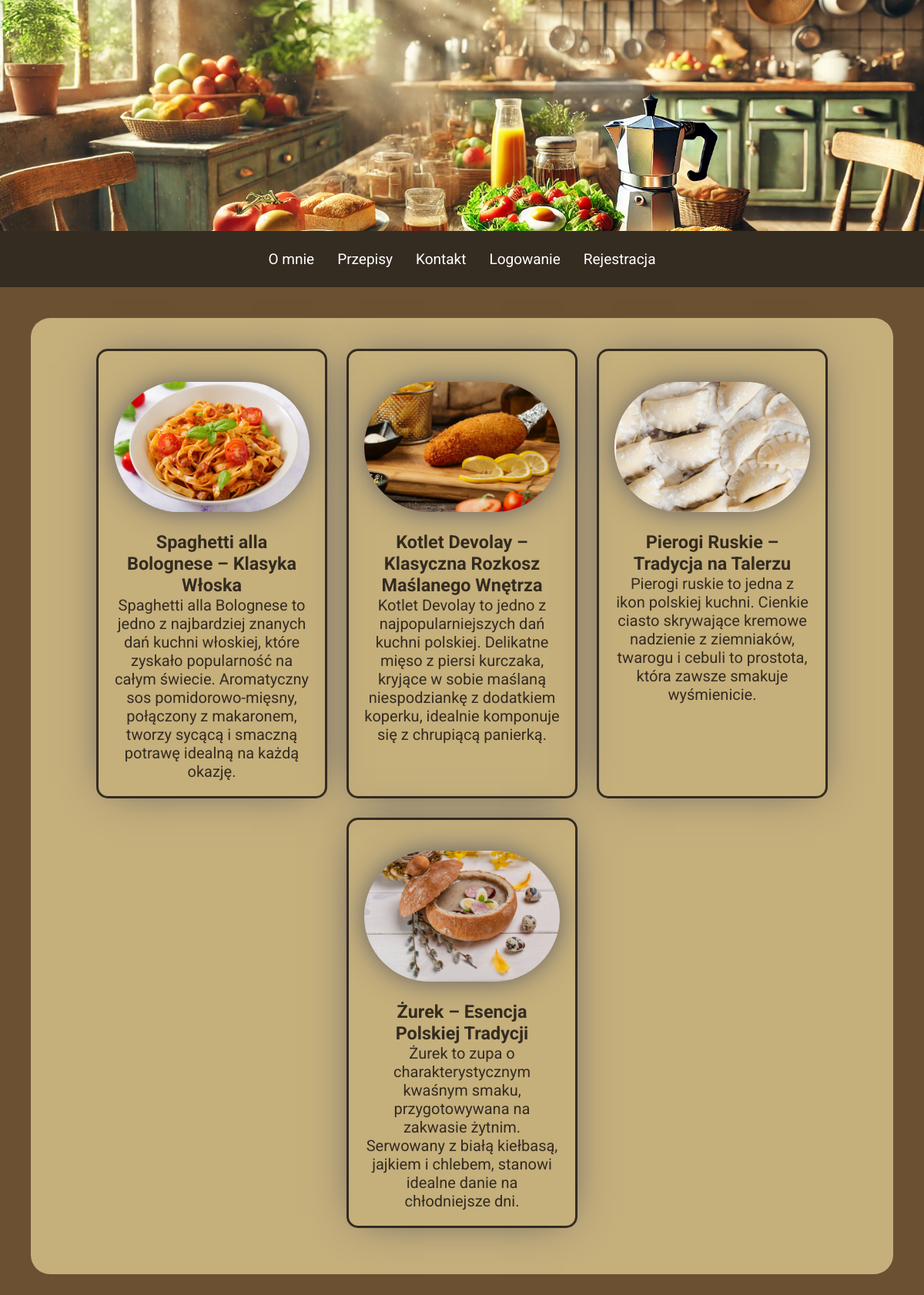
Page /all-posts on the committed database.
### blog/models.py (models this page shows, shortened)
class PostModel(models.Model):
    title = models.CharField(max_length=150, verbose_name="Tytuł:")
    author = models.ForeignKey(
        User, verbose_name=("Autor:"), on_delete=models.CASCADE)
    slug = models.SlugField(primary_key=True)
    date = models.DateField(auto_now_add=True, verbose_name="Data:")
    excerpt = models.TextField(verbose_name="skrót", validators=[
                               MinLengthValidator, MaxLengthValidator(250)])
    ingredients = models.TextField(
        validators=[MinLengthValidator(5)], verbose_name="Składniki:", null=True)
    prepare = models.TextField(
        validators=[MinLengthValidator(5)], verbose_name="Sposób przygotowania:", null=True)
    image = models.ImageField(upload_to="dishes")
    tags = models.ManyToManyField(TagModel, verbose_name=("Tag:"))
    class Meta:
        verbose_name_plural = "Posty"

### blog/views.py (the view)
# urls.py: path("all-posts", views.AllPostView.as_view(), name="all_posts"),
class AllPostView(ListView):
    model = PostModel
    context_object_name = "posts"
    template_name = "blog/all_posts.html"

### blog/templates/blog/all_posts.html (shortened to what this page needs)
{% extends "base.html" %}
{% load static %}
{% block content %}
    {% include "blog/includes/posts.html" %}
{% endblock  %}

### blog/templates/blog/includes/posts.html (shortened to what this page needs)
{% load static %}
<!DOCTYPE html>
<html lang="en">
<head>
   <link rel="stylesheet" href="{% static "blog/includes/posts.css" %}">
</head>
<body>
    <section class="posts-section">
        <div class="posts">
            {% for post in posts  %}
            <a  href="{% url "post" slug=post.slug %}" class="post" >
                <img src="{{ post.image.url }}" alt="{{post.title}}">
                <h3>{{post.title}}</h3>
                <p>{{post.excerpt}} </p>
            </a>
            {% endfor %}
        </div>
    </section>
</body>
</html>

### static/base.css (style rules this page uses)
:root { --primary-color: #EAE1B8; --secondary-color: #C5AF7B; --buttons-color: #9C7D4F; --text-color: #342B21; --second-text-color: #6C5032; --box-shadow: 0px 0px 38px -5px rgba(66, 68, 90, 1); }
* { box-sizing: border-box; margin: 0; padding: 0; font-family: "Roboto", serif; color: var(--text-color); }
body { background-color: var(--second-text-color); }
@media (min-width:400px) { html { font-size: 20px; } }

### blog/static/blog/includes/posts.css (style rules this page uses)
.posts-section { padding: 1rem 0 3rem; margin-bottom: 3rem; border-radius: 25px; background-color: var(--secondary-color); color: var(--text-color); }
.posts-section .posts { display: flex; flex-direction: column; justify-content: center; align-items: center; gap: 25px; }
.posts-section .post { display: block; width: 15rem; padding: 1rem; border: 3px solid var(--text-color); border-radius: 15px; color: var(--text-color); text-decoration: none; text-align: center; transition: .3s; -webkit-box-shadow: 0px 0px 54px -18px rgba(66, 68, 90, 1); -moz-box-shadow: 0px 0px 54px -18px rgba(66, 68, 90, 1); box-shadow: 0px 0px 54px -18px rgba(66, 68, 90, 1); }
.posts-section img { width: 80%; margin: 1rem auto; border-radius: 100px; -webkit-box-shadow: var(--box-shadow); -moz-box-shadow: var(--box-shadow); box-shadow: var(--box-shadow); }
@media (min-width:725px) { .posts-section { margin: 2rem; margin-bottom: 3rem; } }
@media (min-width:725px) { .posts-section .posts { flex-direction: row; flex-wrap: wrap; align-items: stretch; } }
@media (min-width:725px) { .posts-section img { width: 100%; margin: 1rem auto; } }

### rows in the picture
PostModel: image (picture), title "Spaghetti alla Bolognese – Klasyka Włoska", excerpt "Spaghetti alla Bolognese to jedno z najbardziej znanych dań kuchni włoskiej, które zyskało popularność na całym świecie. Aromatyczny sos pomidorowo-mięsny, połączony z makaronem, tworzy sycącą i smaczną potrawę idealną na każdą okazję."
PostModel: image (picture), title "Kotlet Devolay – Klasyczna Rozkosz Maślanego Wnętrza", excerpt "Kotlet Devolay to jedno z najpopularniejszych dań kuchni polskiej. Delikatne mięso z piersi kurczaka, kryjące w sobie maślaną niespodziankę z dodatkiem koperku, idealnie komponuje się z chrupiącą panierką."
PostModel: image (picture), title "Pierogi Ruskie – Tradycja na Talerzu", excerpt "Pierogi ruskie to jedna z ikon polskiej kuchni. Cienkie ciasto skrywające kremowe nadzienie z ziemniaków, twarogu i cebuli to prostota, która zawsze smakuje wyśmienicie."
PostModel: image (picture), title "Żurek – Esencja Polskiej Tradycji", excerpt "Żurek to zupa o charakterystycznym kwaśnym smaku, przygotowywana na zakwasie żytnim. Serwowany z białą kiełbasą, jajkiem i chlebem, stanowi idealne danie na chłodniejsze dni."
